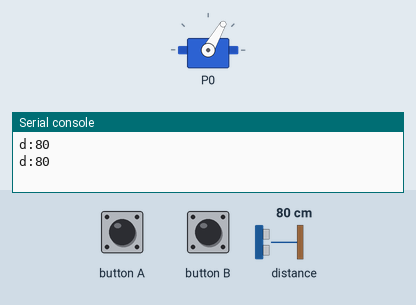
The program below on a simulated BBC micro:bit (MakeCode). On the bench: servo, the last lines printed to the serial console. Inputs (shaded band) come from the test bench; at power-on: distance to the obstacle 80 cm.

Above: at 1.2 s.
1.3 s: distance to the obstacle set to 2 cm
At 2.4 s:
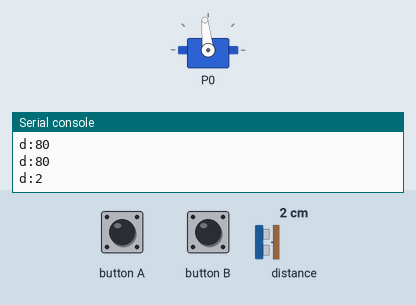
4.3 s: distance to the obstacle set to 5 cm
6.0 s: distance to the obstacle set to 8 cm
At 6.5 s:
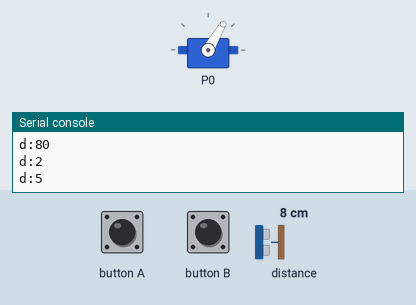
7.5 s: distance to the obstacle set to 4 cm
At 8.5 s:
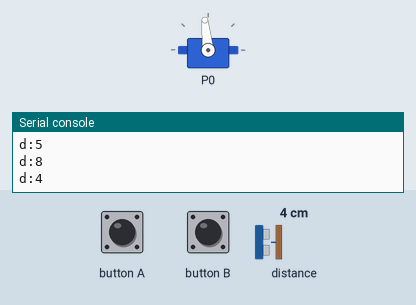
10.5 s: distance to the obstacle set to 9 cm
At 11.3 s:
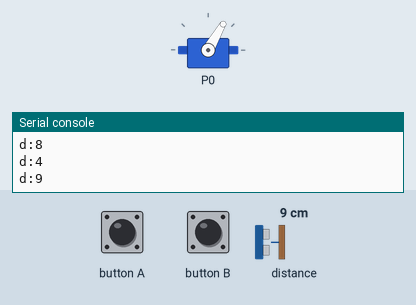
Timing chart, 0 to 13.0 s (numbered marks = the images above; inputs shaded):
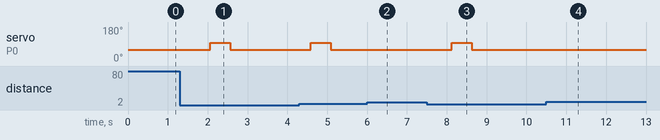

The program:

main.ts
```typescript
input.onButtonPressed(Button.A, function () {
    servos.P0.setAngle(60)
})
input.onButtonPressed(Button.B, function () {
    servos.P0.setAngle(96)
})
servos.P0.setAngle(60)
basic.forever(function () {
    serial.writeValue("d", sonar.ping(
    DigitalPin.P2,
    DigitalPin.P1,
    PingUnit.Centimeters
    ))
    if (sonar.ping(
    DigitalPin.P2,
    DigitalPin.P1,
    PingUnit.Centimeters
    ) <= 6) {
        servos.P0.setAngle(96)
        basic.pause(500)
        servos.P0.setAngle(60)
        basic.pause(1000)
    } else {
        servos.P0.setAngle(60)
    }
    basic.pause(1000)
})
```

test.ts
```typescript
// les tests vont ici ; cela ne sera pas compilé si ce paquet est utilisé en tant qu'extension.
```

Measured:
- the behaviour switches between 6 and 7 cm on distance to the obstacle (found by bisection; images 1 and 2)
- after the input at 1.3 s, servo on P0: 60° → 96° after 0.76 s, → 60° 0.50 s later
- after the input at 6.0 s, servo on P0: stays 60° (without the input it goes to 96° after 1.1 s)
- after the input at 7.5 s, servo on P0: 60° → 96° after 0.63 s, → 60° 0.50 s later
- after the input at 10.5 s, servo on P0: stays 60° (without the input it goes to 96° after 0.15 s)
